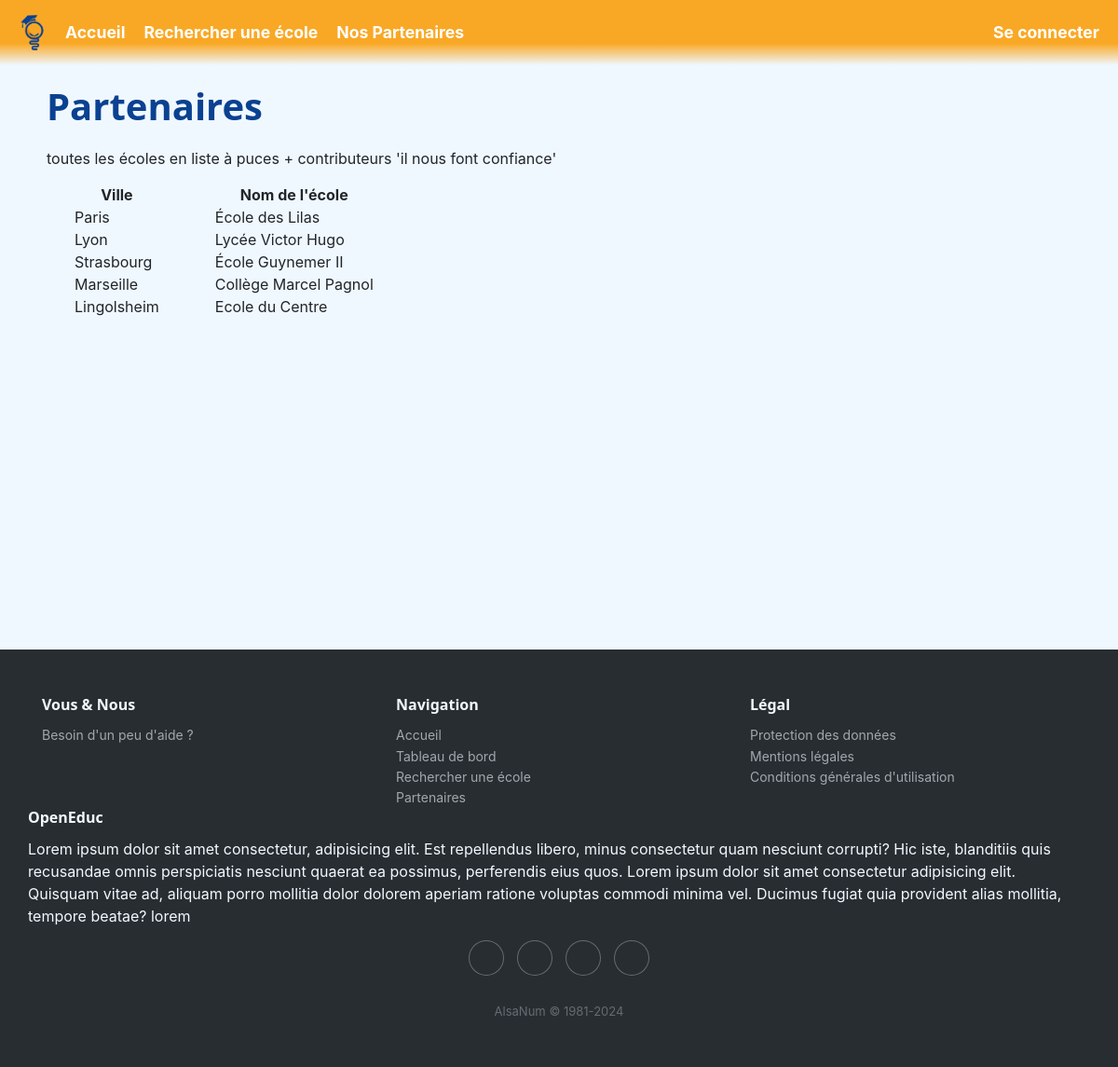
/partenaires, run on the app's committed database.
### tables this page shows
CREATE TABLE Ecole (
idEcole INTEGER PRIMARY KEY,
nomEcole VARCHAR(255),
Adresse VARCHAR(255),
Ville VARCHAR(288),
CodePostal VARCHAR(10),
nbEleves INT,
Telephone VARCHAR(15),
Email VARCHAR(255),
cycleScolaire TEXT CHECK( cycleScolaire IN ('maternelle','elementaire','college','lycee') )
);

### main.py (the view)
@app.route("/partenaires")
def partenaires() :
    ecoles = chercher_ecoleAll()
    ecoles = sorted(ecoles, key=lambda x: x[2])
    for ecole in ecoles :
        print(ecole[2], ecole[0])
    return render_template("views/partenaires.html",  ecoles=ecoles)

### db_requetes.py (called while the page is built)
def chercher_ecoleAll() :
    conn = sqlite3.connect(bdd_name)
    cur = conn.cursor()
    res = cur.execute("""
                      SELECT idEcole,nomEcole,Adresse,Ville,CodePostal,nbEleves,Telephone,Email,cycleScolaire
                      FROM Ecole
                      """)
    ecoles = res.fetchall()
    conn.close()
    return ecoles

### templates/views/partenaires.html (shortened to what this page needs)
{% extends "base.html" %}
{% block content %}
    <h1>Partenaires</h1>
    <p>toutes les écoles en liste à puces + contributeurs 'il nous font confiance'</p>
    <table>
        <thead>
            <tr>
                <th style="padding: 0 30px;text-align: center;">Ville</th>
                <th style="padding: 0 30px;text-align: center;">Nom de l'école</th>
        </thead>
        <tbody>
            {% for ecole in ecoles %}
            <tr>
                <td style="padding: 0 30px;">{{ ecole[3] }}</td>
                <td style="padding: 0 30px;">{{ ecole[1] }}</td>
            </tr>
            {% endfor %}
        </tbody>
    </table>
    <br><br><br><br><br><br><br><br><br><b><b></b></b>
{% endblock %}

### templates/base.html (shortened to what this page needs)
<!DOCTYPE html>
<html lang="fr">
<head>
    <link rel="stylesheet" href="https://cdnjs.cloudflare.com/ajax/libs/twitter-bootstrap/4.1.3/css/bootstrap.min.css">
    <link rel="stylesheet" href="https://cdnjs.cloudflare.com/ajax/libs/ionicons/2.0.1/css/ionicons.min.css">
    <link rel="stylesheet" href="{{ url_for('static', filename='css/style.css') }}">
</head>
<body>
    <nav id="navbar">
        <img src="{{ url_for('static', filename='img/logo.png') }}" alt="logo" width="50">
        <ul id="navbar-items">
            <li class="navbar-item">
                <a href="{{ url_for('index') }}">Accueil</a>
            </li>
            <li class="navbar-item">
                <a href="{{ url_for('recherche') }}">Rechercher une école</a>
            </li>
            <li class="navbar-item">
                <a href="{{ url_for('partenaires') }}">Nos Partenaires</a>
            </li>
            <li class="navbar-item login-logout">
                {% if session['username'] %}
                <a href="{{ url_for('logout') }}">Se déconnecter</a>
                {% else %}
                <a href="{{ url_for('login') }}">Se connecter</a>
                {% endif %}
            </li>
        </ul>
    </nav>
    <div id="container">
        {% block content %}{% endblock %}
    </div>
    <div class="footer-dark">
        <footer>
            <div class="container">
                <div class="row">
                    <div class="col-sm-6 col-md-4 item">
                        <h3>Vous & Nous</h3>
                        <ul>
                            <li><a href="https://nidal-e5.gitbook.io/openeduc" target="_blank">Besoin d'un peu d'aide ?</a></li>
                        </ul>
                    </div>
                    <div class="col-sm-6 col-md-4 item">
                            <h3>Navigation</h3>
                        <ul>
                            <li><a href="{{ url_for('index') }}">Accueil</a></li>
                            <li><a href="{{ url_for('dashboard') }}">Tableau de bord</a></li>
                            <li><a href="{{ url_for('recherche') }}">Rechercher une école</a></li>
                            <li><a href="{{ url_for('partenaires') }}">Partenaires</a></li>
                        </ul>
                    </div>
                    <div class="col-sm-6 col-md-4 item">
                        <h3>Légal</h3>
                        <ul>
                            <li><a href="{{ url_for('protectionDesDonnees') }}">Protection des données</a></li>
                            <li><a href="{{ url_for('mentionsLegales') }}">Mentions légales</a></li>
                            <li><a href="{{ url_for('cgu') }}">Conditions générales d'utilisation</a></li>
                        </ul>
                    </div>
                    <div class="col-6d-6 item te4t">
                        <h3>OpenEduc</h3>
                        <p>Lorem ipsum dolor sit amet consectetur, adipisicing elit. Est repellendus libero, minus consectetur quam nesciunt corrupti? Hic iste, blanditiis quis recusandae omnis perspiciatis nesciunt quaerat ea possimus, perferendis eius quos. Lorem ipsum dolor sit amet consectetur adipisicing elit. Quisquam vitae ad, aliquam porro mollitia dolor dolorem aperiam ratione voluptas commodi minima vel. Ducimus fugiat quia provident alias mollitia, tempore beatae? lorem</p>
                    </div>
                    <div class="col item social"><a href="#"></a><a href="#"></a><a href="#"></a><a href="#"></a></div>
                </div>
                <p class="copyright">AlsaNum © 1981-2024</p>
            </div>
        </footer>
    </div>
</body>
</html>

### static/css/style.css (style rules this page uses)
body { background-color:aliceblue; margin: 0; background-image: url('https://static.vecteezy.com/system/resources/previews/021/599/588/non_2x/abstract-white-and-gray-overlap-circles-background-3d-paper-circle-banner-with-drop-shadows-minimal-simple-design-for-presentation-flyer-brochure-website-book-etc-vector.jpg'); background-repeat: no-repeat; background-attachment: fixed; background-size: cover; }
#container { margin: 20px 50px; padding-bottom: 10%; }
h1 { font-size: 40px; margin-bottom: 20px; color: #0A4191; font-weight: bold; font-family: 'Segoe UI', Tahoma, Geneva, Verdana, sans-serif; }
h3 { font-size: 25px; margin-top: 20px; margin-bottom: 10px; font-weight: bold; font-family: 'Segoe UI', Tahoma, Geneva, Verdana, sans-serif; }
p { font-size: 16px; margin-bottom: 15px; }
#navbar { padding: 10px; display: flex; align-items: center; background: linear-gradient(#F9A825, #F9A825, #F9A825, #00000000); font-size: 1.1em; color: white; }
#navbar-items { list-style-type: none; margin: 0; padding: 0; display: flex; width: 100%; }
.navbar-item { margin: 0 10px; }
.navbar-item.login-logout { margin-left: auto; display: flex; }
.navbar-item a { text-decoration: none; display: block; color: white; font-weight: bold; }
.footer-dark { padding:50px 0; color:#f0f9ff; background-color:#282d32; }
.footer-dark h3 { margin-top:0; margin-bottom:12px; font-weight:bold; font-size:16px; }
.footer-dark ul { padding:0; list-style:none; line-height:1.6; font-size:14px; margin-bottom:0; }
.footer-dark ul a { color:inherit; text-decoration:none; opacity:0.6; }
.footer-dark .item.social { text-align:center; }
.footer-dark .item.social > a { font-size:20px; width:36px; height:36px; line-height:36px; display:inline-block; text-align:center; border-radius:50%; box-shadow:0 0 0 1px rgba(255,255,255,0.4); margin:0 8px; color:#fff; opacity:0.75; }
.footer-dark .copyright { text-align:center; padding-top:24px; opacity:0.3; font-size:13px; margin-bottom:0; }

### data on the page
Ecole: Ville "Paris", nomEcole "École des Lilas"
Ecole: Ville "Lyon", nomEcole "Lycée Victor Hugo"
Ecole: Ville "Strasbourg", nomEcole "École Guynemer II"
Ecole: Ville "Marseille", nomEcole "Collège Marcel Pagnol"
Ecole: Ville "Lingolsheim", nomEcole "Ecole du Centre"
